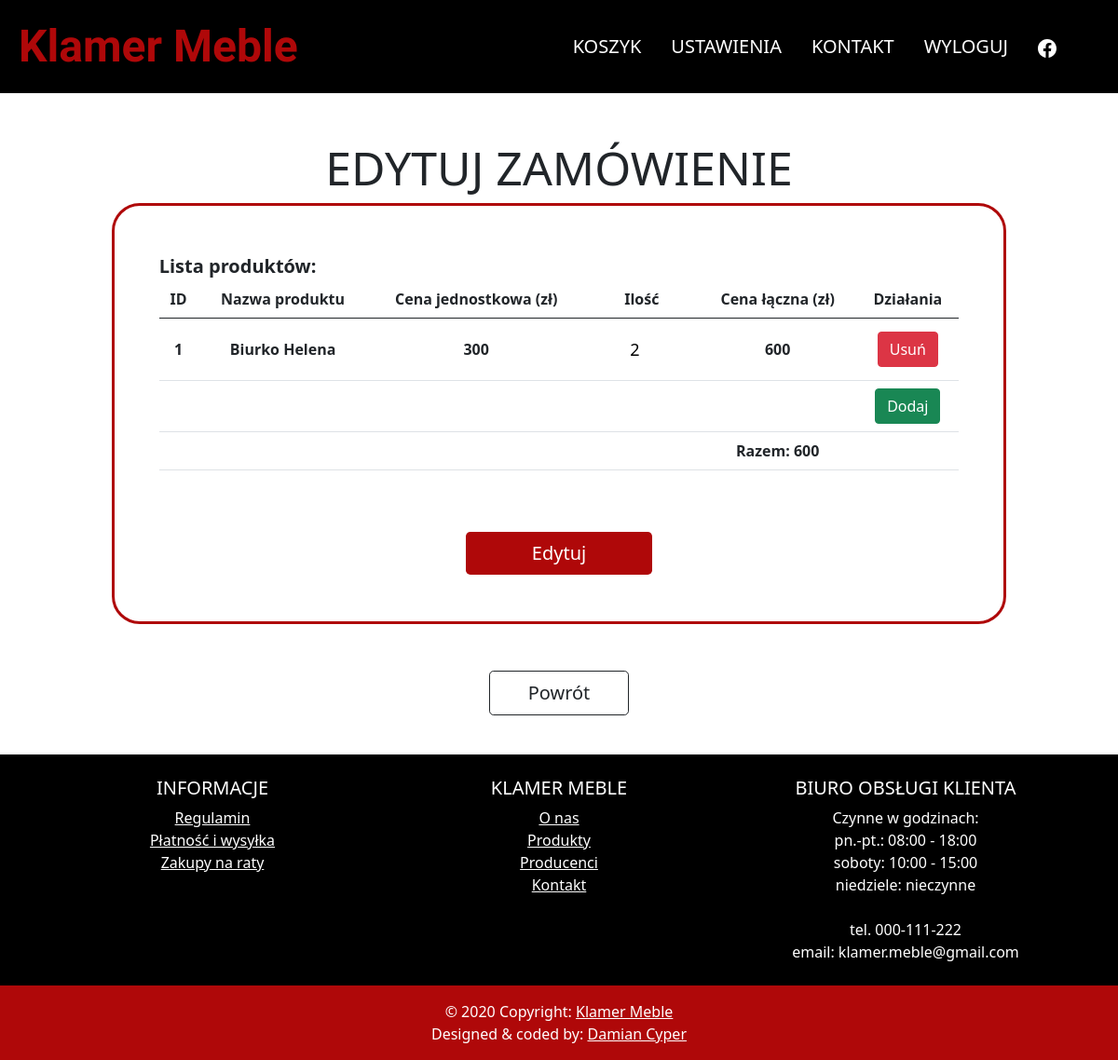
Before: /settings/order_archive/edit/222222 (signed in) with the older database file.
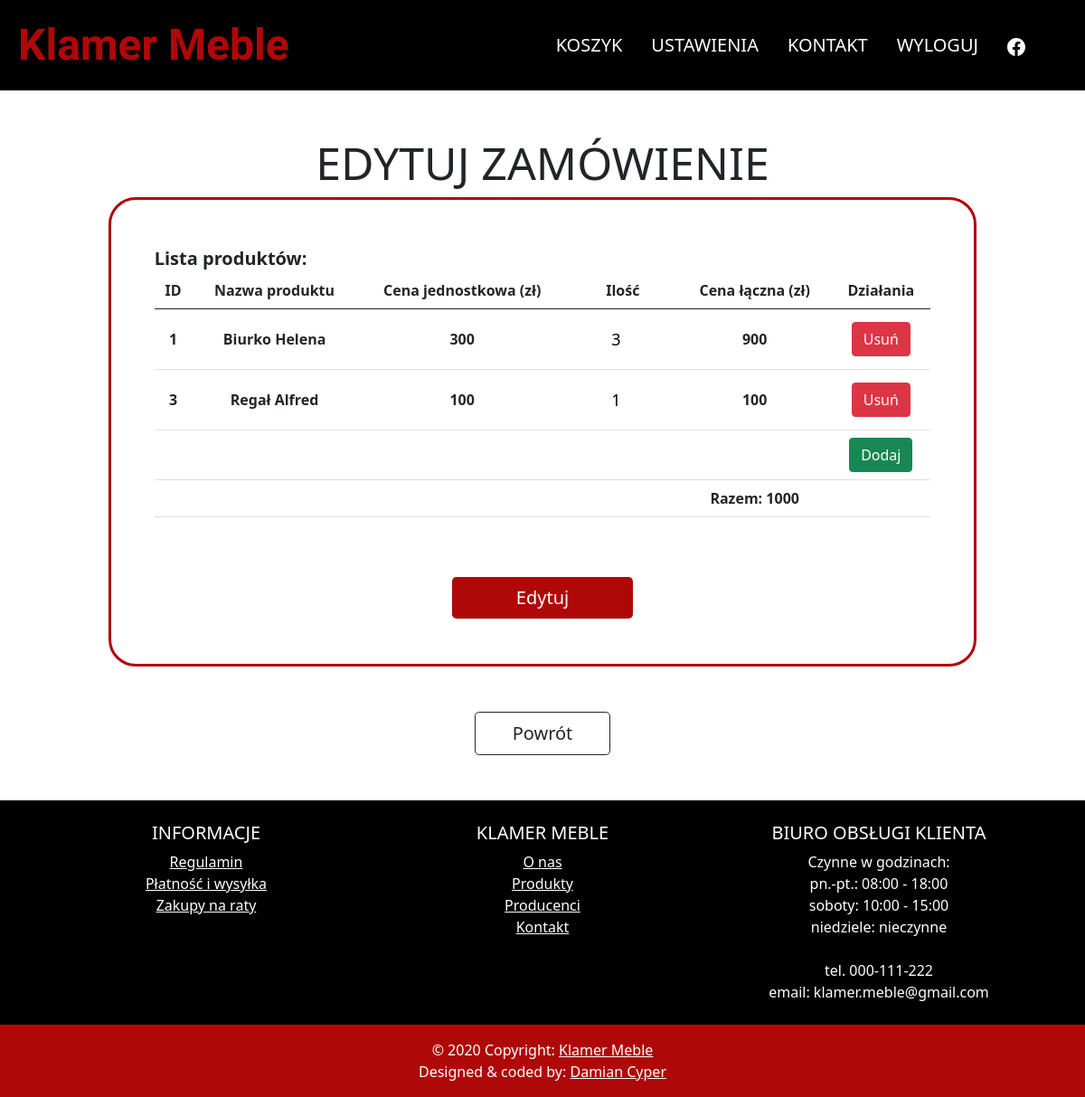
After: the same page with the newer database file.
### store/models.py (models this page shows, shortened)
class OrderProduct(models.Model):
    product = models.ForeignKey(Furniture, on_delete=models.CASCADE)
    amount = models.IntegerField(default=1)

class Furniture(models.Model):
    name = models.CharField(max_length=255)
    type = models.ForeignKey(FurnitureType, on_delete=models.CASCADE)
    state = models.CharField(choices=STATE, default='new', max_length=20)
    price = models.IntegerField(default=200)
    origin = models.CharField(max_length=255)
    material = models.CharField(max_length=255)
    amount = models.IntegerField(default=0)
    description = models.TextField()
    warranty_time = models.IntegerField(default=0)
    discount = models.IntegerField(default=0)
    height = models.IntegerField()
    width = models.IntegerField()
    depth = models.IntegerField()

### store/views.py (the view)
# urls.py: path('settings/order_archive/edit/<str:pk>', staff_member_required(EditOrderView.as_view(template_name='order_edit.html')), name='order_edit'),
class EditOrderView(LoginRequiredMixin, generic.ListView):
    model = Order
    def get_queryset(self):
        order = super().get_queryset()
        order = order.get(order_nr=self.kwargs['pk'])
        products = order.products.all()
        for prod in products:
            amount = self.request.GET.get('a' + str(prod.id), None)
            if amount:
                prod.amount = amount
                prod.save()
        return order
    def get_context_data(self, **kwargs):
        context = super().get_context_data(**kwargs)
        context['price_all'] = get_price(self.request.user, self.kwargs['pk'])
        context['order_id'] = self.kwargs['pk']
        return context

### store/views.py (called while the page is built)
def get_price(user, pk):
    order = Order.objects.get(user=user, order_nr=pk)
    products = order.products.all()
    price_all = 0
    for product in products:
        price_all += product.product.price * product.amount
    return price_all

### store/templates/order_edit.html (shortened to what this page needs)
{% extends 'navMenu.html' %}
{% block additional %}
    {% load static %}
    <link href="{% static 'store/address.css' %}" rel="stylesheet">
{% endblock %}
{% block main %}
    <div class="container">
        <h3>Edytuj zamówienie</h3>
    </div>
    <div style="min-height: 74vh; margin: 0 auto;" id="form" style="min-height: 74vh">
      <form method="get" id="edit_form">
          <div style="width: 90%">
              <label>Lista produktów: </label>
              <table class="table align-middle text-center">
                <thead>
                    <tr>
                        <th>ID</th>
                        <th>Nazwa produktu</th>
                        <th>Cena jednostkowa (zł)</th>
                        <th>Ilość</th>
                        <th>Cena łączna (zł)</th>
                        <th>Działania</th>
                    </tr>
                </thead>
                <tbody>
                    {% for product in object_list.products.all %}
                        <tr>
                            <td>{{product.product.id}}</td>
                            <td>{{product.product.name}}</td>
                            <td>{{product.product.price}}</td>
                            <td style="max-width: 100px">
                                <input value="{{product.amount}}" name="a{{product.id}}" type="number" min="1" max="{{product.product.amount}}" style="max-width: 100px; border: none">
                            </td>
                            <td>{% widthratio product.product.price 1 product.amount %}</td>
                            <td>
                                <a href="{% url 'prod_delete' order_id product.id %}" class="btn btn-danger">Usuń</a>
                            </td>
                        </tr>
                    {% endfor %}
                        <tr>
                            <td></td><td></td><td></td><td></td><td></td>
                            <td>
                                <a href="{% url 'order_edit_add' order_id %}" class="btn btn-success">Dodaj</a>
                            </td>
                        </tr>
                        <tr>
                            <td></td><td></td><td></td><td></td>
                            <td>
                                <strong>Razem:</strong> {{ price_all }}
                            </td><td></td>
                        </tr>
                </tbody>
              </table>
          </div>
          <div class="form-actions">
              <button class="btn btn-lg btn-dark" type="submit" style="width: 200px" id="form-btn">Edytuj</button>
          </div>
      </form>
      <a type="button" class="btn btn-lg btn-outline-dark" href="{% url 'order_archive' %}" id="go_back">Powrót</a>
    </div>
{% endblock %}

Changed rows visible on the page:
removed OrderProduct: product.id "1", product.name "Biurko Helena", product.price "300", amount "2", product+amount "600"
added OrderProduct: product.id "1", product.name "Biurko Helena", product.price "300", amount "3", product+amount "900"
added OrderProduct: product.id "3", product.name "Regał Alfred", product.price "100", amount "1", product+amount "100"
Other visible differences:
{{ price_all }}: "600" → "1000"
